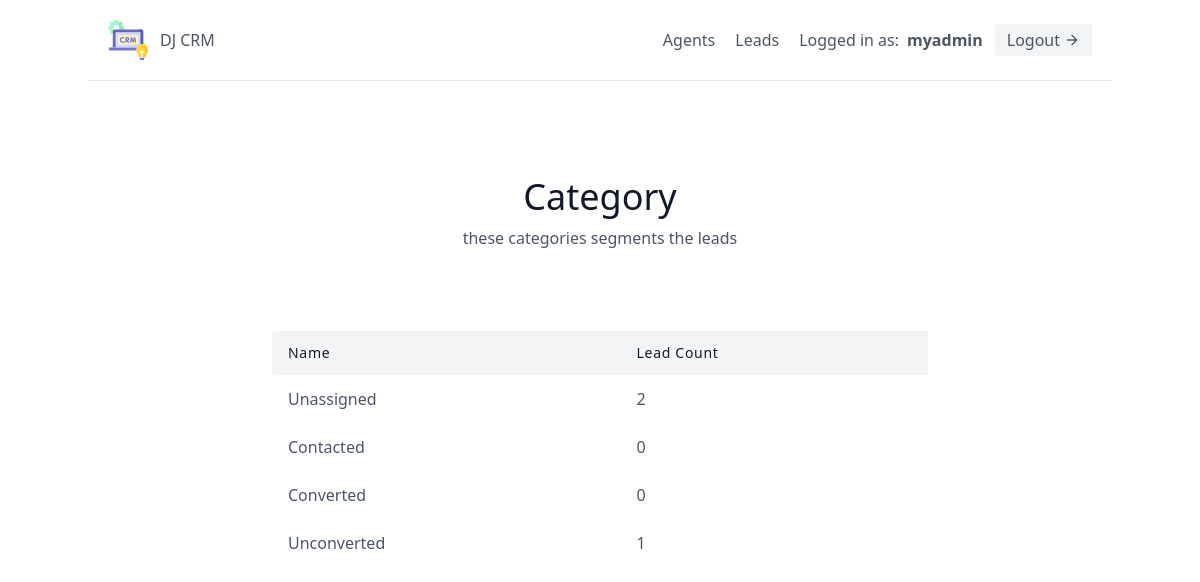
The page /leads/categories/ (signed in) on the database its author committed.
### leads/models.py (models this page shows, shortened)
class User(AbstractUser):
    is_organisor=models.BooleanField(default=True)
    is_agent=models.BooleanField(default=False)

class Category(models.Model):
    name=models.CharField(max_length=30)
    organisation=models.ForeignKey(UserProfile, on_delete=models.CASCADE)

### leads/views.py (the view)
# urls.py: path('categories/',CategoryListView.as_view(), name='category-list'),
class CategoryListView(LoginRequiredMixin, generic.ListView):
    template_name="leads/category_list.html"
    context_object_name="category_list"
    def get_context_data(self, **kwargs):
        context=super(CategoryListView, self).get_context_data(**kwargs)
        user=self.request.user
        if user.is_organisor:
            queryset=Lead.objects.filter(
                organisation=user.userprofile,
            )
        else:
            queryset=Lead.objects.filter(
                organisation=user.agent.organisation,
            )
        context.update({
            "unassigned_lead_count":queryset.filter(category__isnull=True).count(),
            "converted_count":queryset.filter(category__name="Converted").count(),
            "contacted_count":queryset.filter(category__name="Contacted").count(),
            "unconverted_count":queryset.filter(category__name="Unconverted").count()
        })
        return context
    def get_queryset(self):
        user=self.request.user
        if user.is_organisor:
            queryset=Category.objects.filter(
                organisation=user.userprofile,
            )
        else:
            queryset=Category.objects.filter(
                organisation=user.agent.organisation,
            )
        return queryset

### leads/templates/leads/category_list.html
{% extends "base.html" %}
{% block content %}
<section class="text-gray-600 body-font">
    <div class="container px-5 py-24 mx-auto">
      <div class="flex flex-col text-center w-full mb-20">
        <h1 class="sm:text-4xl text-3xl font-medium title-font mb-2 text-gray-900">Category</h1>
        <p class="lg:w-2/3 mx-auto leading-relaxed text-base">
            these categories segments the leads
        </p>
      </div>
      <div class="lg:w-2/3 w-full mx-auto overflow-auto">
        <table class="table-auto w-full text-left whitespace-no-wrap">
          <thead>
            <tr>
              <th class="px-4 py-3 title-font tracking-wider font-medium text-gray-900 text-sm bg-gray-100 rounded-tl rounded-bl">Name</th>
              <th class="px-4 py-3 title-font tracking-wider font-medium text-gray-900 text-sm bg-gray-100">Lead Count</th>
             </tr>
          </thead>
          <tbody>
            <tr>
                <td class="px-4 py-3">Unassigned</td>
                <td class="px-4 py-3">{{ unassigned_lead_count }}</td>
            </tr>
            {% for category in category_list %}
                <tr>
                    <td class="px-4 py-3">
                      <a href="{% url 'leads:category-detail' category.pk %}">{{ category.name }}</a>
                    </td>
                    {% if category.name == "Converted" %}
                      <td class="px-4 py-3">{{ converted_count }}</td>
                    {% elif category.name == "Contacted" %}
                      <td class="px-4 py-3">{{ contacted_count }}</td>
                    {% elif category.name == "Unconverted" %}
                      <td class="px-4 py-3">{{ unconverted_count }}</td>
                    {% endif %}
                </tr>
            {% empty %}
                <tr><td class="px-4 py-3">No categories found.</td></tr>
            {% endfor %}
          </tbody>
        </table>
      </div>
    </div>
</section>
{% endblock content %}

### templates/navbar.html (shortened to what this page needs)
<header class="text-gray-600 body-font">
    <div
      class="container mx-auto flex flex-wrap p-5 flex-col md:flex-row items-center border-b border-gray-200">
      <a class="flex title-font font-medium items-center text-gray-900 mb-4 md:mb-0">
        <span class="ml-3 text-xl">
            <a href="{% url 'landing-page' %}">DJ CRM</a>
        </span>
      </a>
      <nav class="md:ml-auto flex flex-wrap items-center text-base justify-center ">
        {% if not request.user.is_authenticated %}
          <a href="{% url 'signup' %}" class="mr-5 hover:text-gray-900">Sign Up</a>
        {% else %}
          {% if request.user.is_organisor %}
          <a href="{% url 'agents:agent-list' %}" class="mr-5 hover:text-gray-900">Agents</a>
          {% endif %}
          <a href="{% url 'leads:lead-list' %}" class="mr-5 hover:text-gray-900">Leads</a>
        {% endif %}
      </nav>
      {% if request.user.is_authenticated %}
        Logged in as: <strong class="ml-2">{{ request.user.username }}</strong>
          <form method="post" action="{% url 'logout' %}" class="inline">
            <button type="submit" class="ml-3 inline-flex items-center bg-gray-100 border-0 py-1 px-3 focus:outline-none hover:bg-gray-200 rounded text-base mt-4 md:mt-0">
                Logout
                <svg fill="none" stroke="currentColor" stroke-linecap="round" stroke-linejoin="round" stroke-width="2" class="w-4 h-4 ml-1" viewBox="0 0 24 24">
                    <path d="M5 12h14M12 5l7 7-7 7"></path>
                </svg>
            </button>
          </form>
      {% endif %}
    </div>
</header>

### rows shown on the page
User: user.username "myadmin"
Category: name "Contacted", contacted_count "0"
Category: name "Converted", converted_count "0"
Category: name "Unconverted", unconverted_count "1"

### other values the page prints
{{ unassigned_lead_count }} "2"
